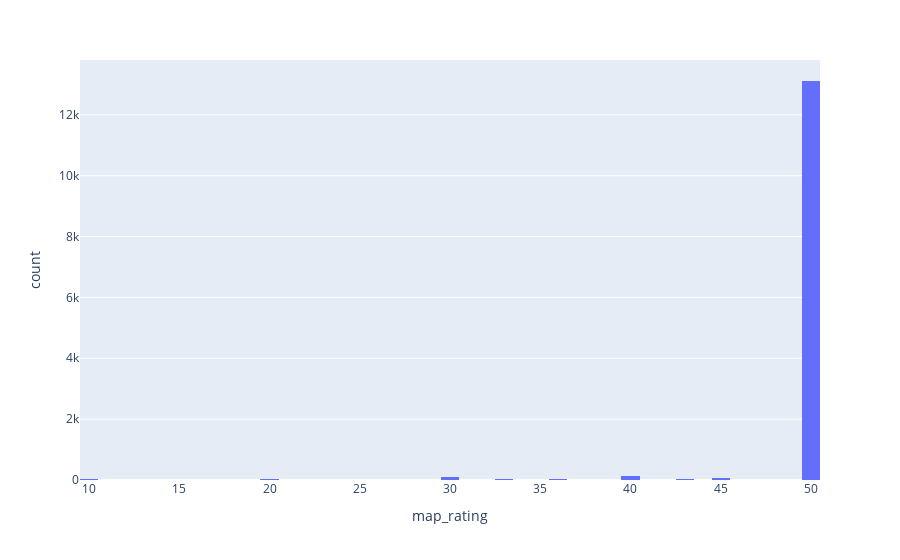

The cell this chart's notebook holds for it:
### Code cell
fig = px.histogram(maps_df, x="map_rating")
fig.show()

### Figure 1 — Plotly figure (JSON) as saved in the notebook; plotly's stock layout.template omitted (floating-point values rounded to 4 significant figures; data arrays with more than 128 entries replaced by an {"elided": "..."} marker saying what was removed)
{"data": [{"alignmentgroup": "True", "bingroup": "x", "hovertemplate": "map_rating=%{x}<br>count=%{y}<extra></extra>", "legendgroup": "", "marker": {"color": "#636efa", "pattern": {"shape": ""}}, "name": "", "offsetgroup": "", "orientation": "v", "showlegend": false, "type": "histogram", "x": {"elided": "13560 int values"}, "xaxis": "x", "yaxis": "y"}], "layout": {"autosize": true, "barmode": "relative", "legend": {"tracegroupgap": 0}, "margin": {"t": 60}, "xaxis": {"anchor": "y", "autorange": true, "domain": [0, 1], "range": [9.5, 50.5], "title": {"text": "map_rating"}, "type": "linear"}, "yaxis": {"anchor": "x", "autorange": true, "domain": [0, 1], "range": [0, 13800.0], "title": {"text": "count"}}}}
